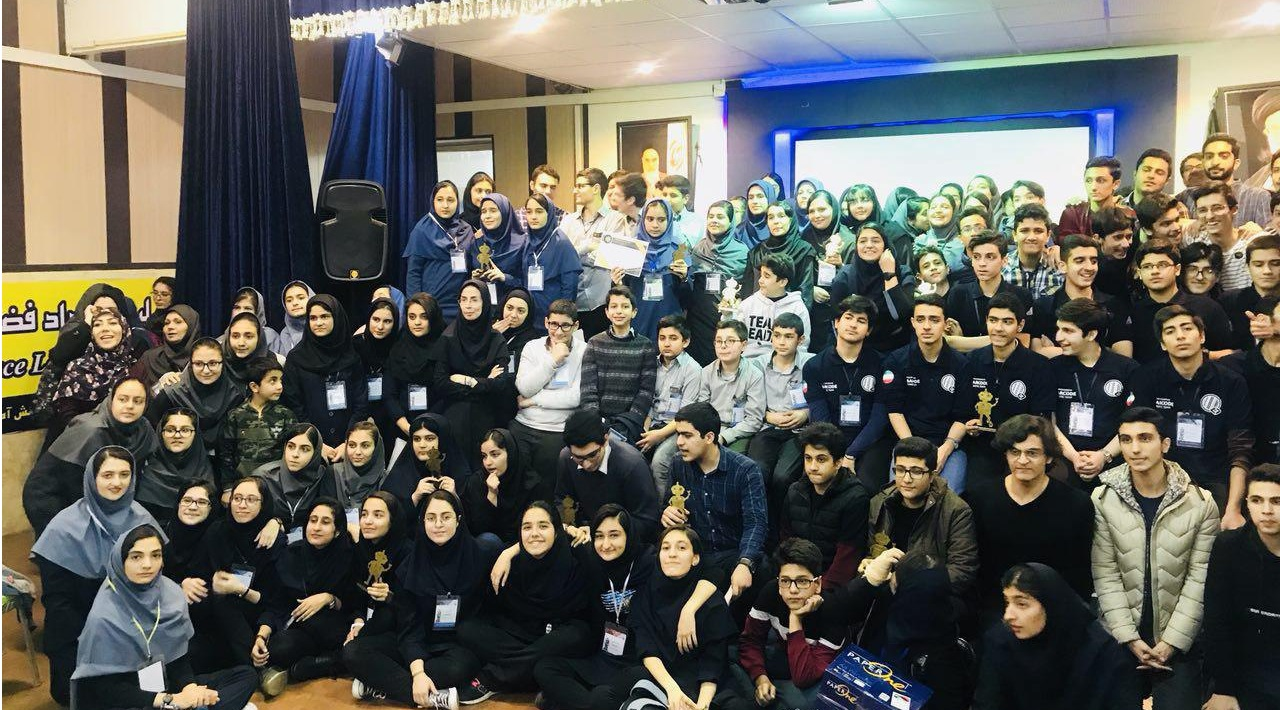
#> input picture 1.jpg, 1280 x 710 px
$ python 'test-03 face detection.py'   (older library calls are emulated)
#> lines starting #> are read from the running program, lines starting #| are printed output that depends on the picture; after the words box and inside, x2 and y2 are one past the last pixel; in counts of white or black regions, pixels touching at a corner belong together
import cv2
import sys

cascPath = "haarcascade_frontalface_default.xml"
faceCascade = cv2.CascadeClassifier(cascPath)
img = cv2.imread('1.jpg')
#> img is the input picture: shape (710, 1280, 3); mean B, G, R 89.9, 96.1, 96.5
gray = cv2.cvtColor(img, cv2.COLOR_BGR2GRAY)
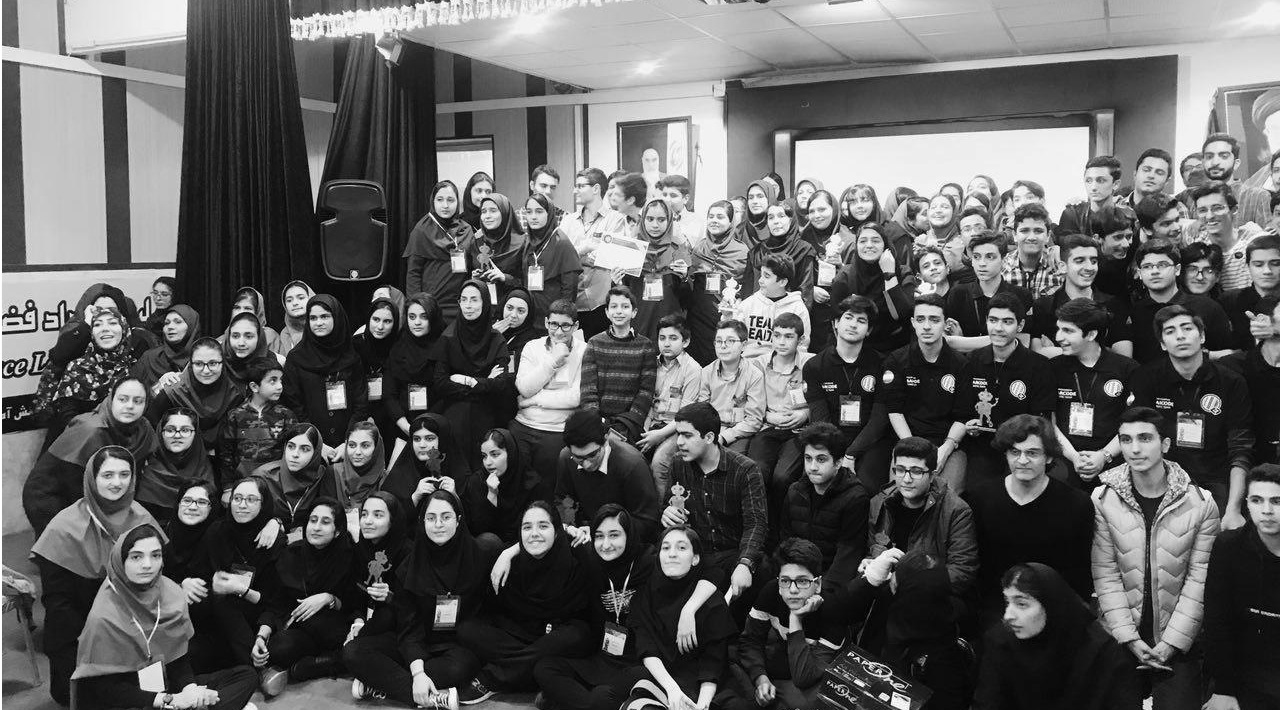
#> gray: shape (710, 1280); min 0, max 255, mean 95.5
faces = faceCascade.detectMultiScale(gray,scaleFactor=1.1,minNeighbors=5,minSize=(30, 30),flags=cv2.cv.CV_HAAR_SCALE_IMAGE)
#> faces = 48 rows, first 6: [1198, 141, 39, 39], [1133, 156, 40, 40], [429, 186, 34, 34], [1191, 193, 40, 40], [1012, 215, 40, 40], [852, 226, 35, 35]

for (x, y, w, h) in faces:
	cv2.rectangle(img, (x, y), (x+w, y+h), (0, 200, 0), 3)
#> this loop made 48 passes
#> (x, y, w, h) on passes 1 to 12: (1198, 141, 39, 39), (1133, 156, 40, 40), (429, 186, 34, 34), (1191, 193, 40, 40), (1012, 215, 40, 40), (852, 226, 35, 35), (964, 241, 41, 41), (1133, 248, 47, 47), (1181, 256, 37, 37), (279, 285, 34, 34), (453, 285, 35, 35), (603, 293, 34, 34)
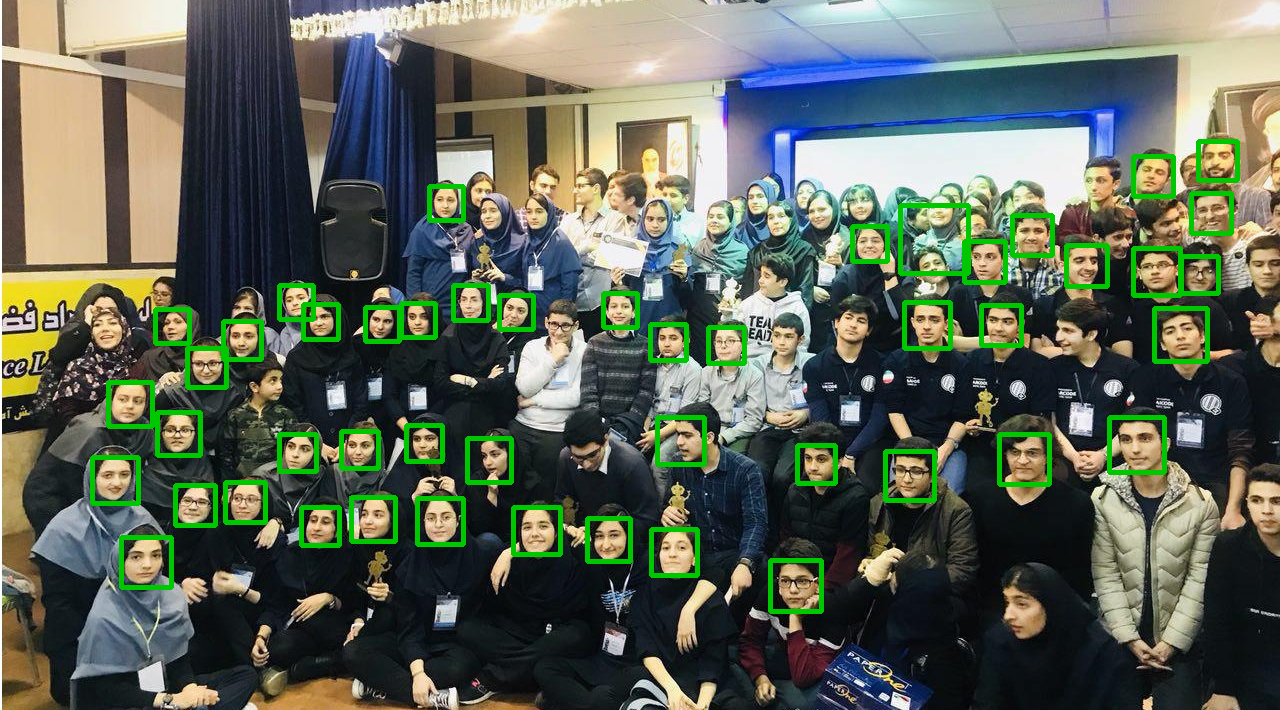
#> img: shape (710, 1280, 3); 4.28% of pixels changed, all inside (x1, y1, x2, y2) = (90, 139, 1240, 614)

cv2.imshow('Video', img)
cv2.waitKey(0)
